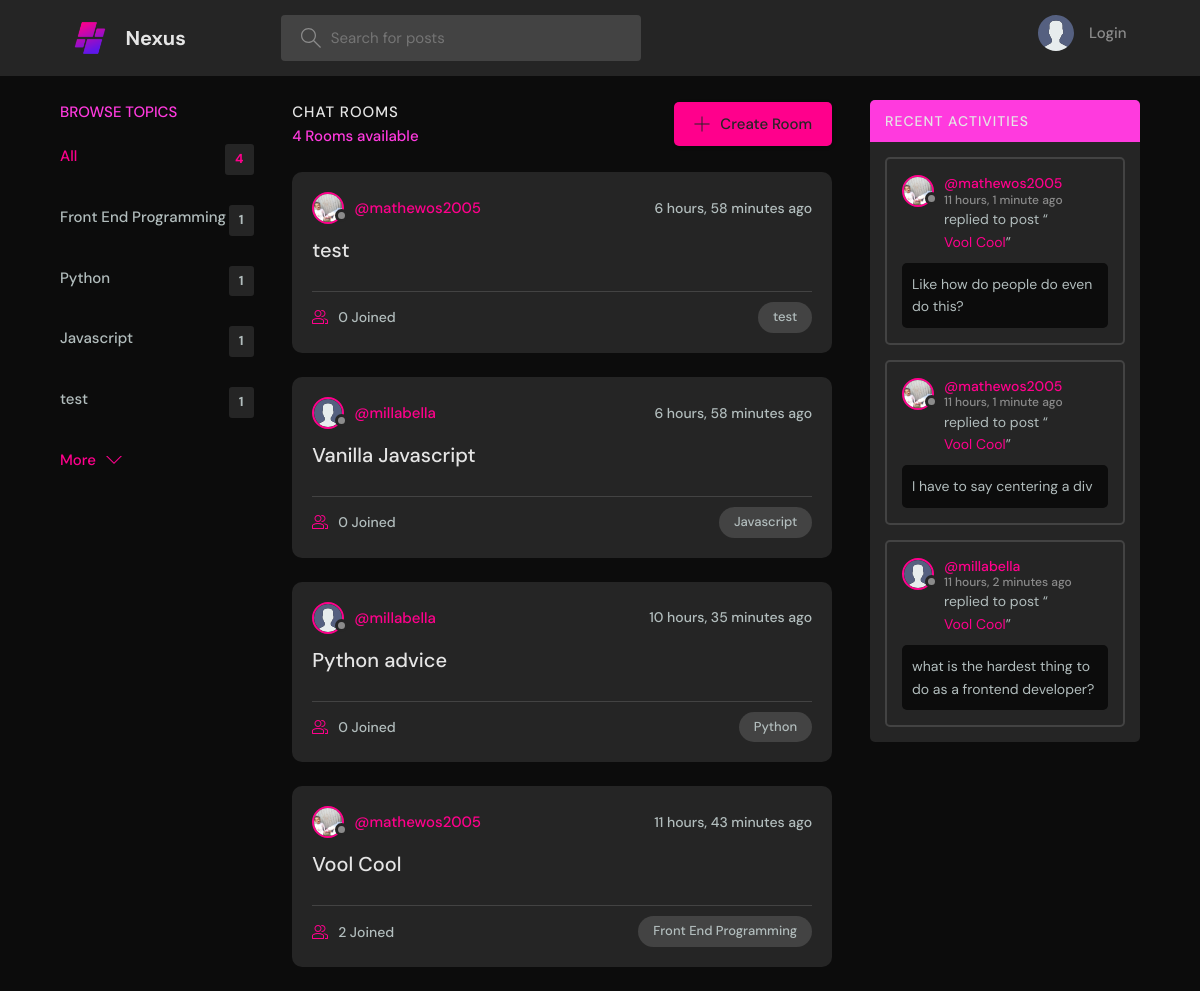
The page / on the database its author committed.
### base/models.py (models this page shows, shortened)
class Topic(models.Model):
    name = models.CharField(max_length=200)

class Room(models.Model):
    host = models.ForeignKey(User, on_delete=models.SET_NULL, null=True)
    topic = models.ForeignKey(Topic, on_delete=models.SET_NULL, null=True)
    name = models.CharField(max_length=200)
    description = models.TextField(null=True, blank=True)
    participants = models.ManyToManyField(
        User, related_name='participants', blank=True)
    updated = models.DateTimeField(auto_now=True)
    created = models.DateTimeField(auto_now_add=True)
    class Meta:
        ordering = ['-updated', '-created']
    def __str__(self):
        return self.name

class User(AbstractUser):
    name = models.CharField(max_length=200, null=True)
    email = models.EmailField(unique=True, null=True)
    bio = models.TextField(null=True)
    avatar = models.ImageField(null=True, default="avatar.svg")
    USERNAME_FIELD = 'email'
    REQUIRED_FIELDS = []

class Message(models.Model):
    user = models.ForeignKey(User, on_delete=models.CASCADE)
    room = models.ForeignKey(Room, on_delete=models.CASCADE)
    body = models.TextField()
    updated = models.DateTimeField(auto_now=True)
    created = models.DateTimeField(auto_now_add=True)
    class Meta:
        ordering = ['-updated', '-created']

### base/views.py (the view)
# urls.py: path('', views.home, name="home"),
def home(request):
    q = request.GET.get('q') if request.GET.get('q') != None else ''
    rooms = Room.objects.filter(
        Q(topic__name__icontains=q) |
        Q(name__icontains=q) |
        Q(description__icontains=q)
    )
    topics = Topic.objects.all()[0:5]
    room_count = rooms.count()
    room_messages = Message.objects.filter(
        Q(room__topic__name__icontains=q))[0:3]
    context = {'rooms': rooms, 'topics': topics,
               'room_count': room_count, 'room_messages': room_messages}
    return render(request, 'base/home.html', context)

### base/templates/base/home.html (shortened to what this page needs)
{% extends 'main.html' %}
{% block content %}
<main class="layout layout--3">
  <div class="container">
    {% include 'base/topics_component.html' %}
    <div class="roomList">
      <div class="roomList__header">
        <div>
          <h2>Chat Rooms</h2>
          <p>{{room_count}} Rooms available</p>
        </div>
        <a class="btn btn--main" href="{% url 'create-room' %}">
          <svg version="1.1" xmlns="http://www.w3.org/2000/svg" width="32" height="32" viewBox="0 0 32 32">
            <title>add</title>
            <path
              d="M16.943 0.943h-1.885v14.115h-14.115v1.885h14.115v14.115h1.885v-14.115h14.115v-1.885h-14.115v-14.115z">
            </path>
          </svg>
          Create Room
        </a>
      </div>
      {% include 'base/feed_component.html' %}
    </div>
    {% include 'base/activity_component.html' %}
  </div>
</main>
{% endblock %}

### base/templates/base/topics_component.html
<div class="topics">
    <div class="topics__header">
        <h2>Browse Topics</h2>
    </div>
    <ul class="topics__list">
        <li>
            <a href="{% url 'home' %}" class="active">All <span>{{topics.count}}</span></a>
        </li>
        {% for topic in topics %}
        <li>
            <a href="{% url 'home' %}?q={{topic.name}}">{{topic.name}}<span>{{topic.room_set.all.count}}</span></a>
        </li>
        {% endfor %}
    </ul>
    <a class="btn btn--link" href="{% url 'topics' %}">
        More
        <svg version="1.1" xmlns="http://www.w3.org/2000/svg" width="32" height="32" viewBox="0 0 32 32">
            <title>chevron-down</title>
            <path d="M16 21l-13-13h-3l16 16 16-16h-3l-13 13z"></path>
        </svg>
    </a>
</div>

### base/templates/base/feed_component.html (shortened to what this page needs)
{% for room in rooms %}
<div class="roomListRoom">
    <div class="roomListRoom__header">
        <a href="{% url 'user-profile' room.host.id %}" class="roomListRoom__author">
            <div class="avatar avatar--small">
                <img src="{{room.host.avatar.url}}" />
            </div>
            <span>@{{room.host.username}}</span>
        </a>
        <div class="roomListRoom__actions">
            <span>{{room.created|timesince}} ago</span>
        </div>
    </div>
    <div class="roomListRoom__content">
        <a href="{% url 'room' room.id %}">{{room.name}}</a>
    </div>
    <div class="roomListRoom__meta">
        <a href="{% url 'room' room.id %}" class="roomListRoom__joined">
            {{room.participants.all.count}} Joined
        </a>
        <p class="roomListRoom__topic">{{room.topic.name}}</p>
    </div>
</div>
{% endfor %}

### base/templates/base/activity_component.html (shortened to what this page needs)
<div class="activities">
    <div class="activities__header">
        <h2>Recent Activities</h2>
    </div>
    {% for message in room_messages %}
    <div class="activities__box">
        <div class="activities__boxHeader roomListRoom__header">
            <a href="{% url 'user-profile' message.user.id %}" class="roomListRoom__author">
                <div class="avatar avatar--small">
                    <img src="{{message.user.avatar.url}}" />
                </div>
                <p>
                    @{{message.user.username}}
                    <span>{{message.created|timesince}} ago</span>
                </p>
            </a>
        </div>
        <div class="activities__boxContent">
            <p>replied to post “<a href="{% url 'room' message.room.id %}">{{message.room}}</a>”</p>
            <div class="activities__boxRoomContent">{{message.body}}</div>
        </div>
    </div>
    {% endfor %}
</div>

### rows shown on the page
Topic: name "Front End Programming", room_set.all.count "1"
Topic: name "Python", room_set.all.count "1"
Topic: name "Javascript", room_set.all.count "1"
Topic: name "test", room_set.all.count "1"
Room: host.avatar (picture), host.username "mathewos2005", created "6 hours, 58 minutes", name "test", participants.all.count "0", topic.name "test"
Room: host.avatar (placeholder picture), host.username "millabella", created "6 hours, 58 minutes", name "Vanilla Javascript", participants.all.count "0", topic.name "Javascript"
Room: host.avatar (placeholder picture), host.username "millabella", created "10 hours, 35 minutes", name "Python advice", participants.all.count "0", topic.name "Python"
Room: host.avatar (picture), host.username "mathewos2005", created "11 hours, 43 minutes", name "Vool Cool", participants.all.count "2", topic.name "Front End Programming"
Message: user.avatar (picture), user.username "mathewos2005", created "11 hours, 1 minute", room "Vool Cool", body "Like how do people do even do this?"
Message: user.avatar (picture), user.username "mathewos2005", created "11 hours, 1 minute", room "Vool Cool", body "I have to say centering a div"
Message: user.avatar (placeholder picture), user.username "millabella", created "11 hours, 2 minutes", room "Vool Cool", body "what is the hardest thing to do as a frontend developer?"

### other values the page prints
{{ topics.count }} "4"
{{ room_count }} "4"
